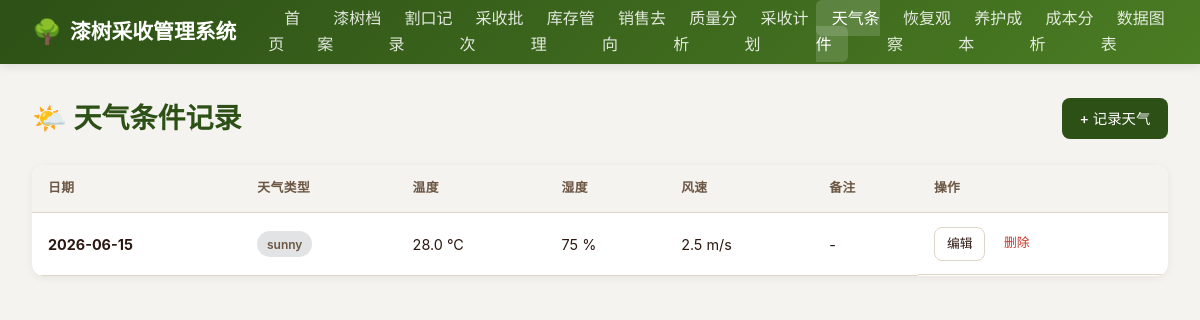
/weather, run on the app's committed database.
### models.py (models this page shows)
class WeatherCondition(Base):
    __tablename__ = "weather_conditions"
    id = Column(Integer, primary_key=True, index=True)
    record_date = Column(Date, nullable=False)
    temperature = Column(Float)
    humidity = Column(Float)
    weather_type = Column(String(50))
    wind_speed = Column(Float)
    remarks = Column(Text)
    harvests = relationship("HarvestBatch", back_populates="weather")

### main.py (the view)
@app.get("/weather", response_class=HTMLResponse)
async def list_weather(request: Request, db: Session = Depends(get_db)):
    weathers = db.query(models.WeatherCondition).order_by(models.WeatherCondition.record_date.desc()).all()
    return templates.TemplateResponse("weather/list.html", {"request": request, "weathers": weathers})

### templates/weather/list.html (shortened to what this page needs)
{% extends "base.html" %}
{% block content %}
<div class="page-header">
  <h1 class="page-title">🌤️ 天气条件记录</h1>
  <a href="/weather/new" class="btn btn-primary">+ 记录天气</a>
</div>
<div class="card">
  <div class="card-body" style="padding: 0;">
    {% if weathers %}
    <table>
      <thead>
        <tr>
          <th>日期</th>
          <th>天气类型</th>
          <th>温度</th>
          <th>湿度</th>
          <th>风速</th>
          <th>备注</th>
          <th>操作</th>
        </tr>
      </thead>
      <tbody>
        {% for w in weathers %}
        <tr>
          <td><strong>{{ w.record_date.strftime('%Y-%m-%d') }}</strong></td>
          <td>
            {% if w.weather_type %}
              {% if w.weather_type in ['晴'] %}<span class="badge badge-success">{{ w.weather_type }}</span>
              {% elif w.weather_type in ['多云', '阴'] %}<span class="badge badge-info">{{ w.weather_type }}</span>
              {% elif w.weather_type in ['小雨', '中雨', '大雨', '雾'] %}<span class="badge badge-warning">{{ w.weather_type }}</span>
              {% else %}<span class="badge badge-secondary">{{ w.weather_type }}</span>{% endif %}
            {% else %}-{% endif %}
          </td>
          <td>{{ '%.1f'|format(w.temperature) if w.temperature else '-' }} °C</td>
          <td>{{ '%.0f'|format(w.humidity) if w.humidity else '-' }} %</td>
          <td>{{ '%.1f'|format(w.wind_speed) if w.wind_speed else '-' }} m/s</td>
          <td style="max-width: 250px;">{{ w.remarks or '-' }}</td>
          <td class="action-col">
            <a href="/weather/{{ w.id }}/edit" class="btn btn-outline btn-sm">编辑</a>
            <form method="POST" action="/weather/{{ w.id }}/delete" class="inline-form" onsubmit="return confirm('确定要删除该天气记录吗？');">
              <button type="submit" class="delete-btn">删除</button>
            </form>
          </td>
        </tr>
        {% endfor %}
      </tbody>
    </table>
    {% else %}
    <div class="empty-state">
      <div class="icon">🌤️</div>
      <div>暂无天气记录</div>
      <div style="margin-top: 0.5rem; font-size: 0.85rem;">记录天气条件可用于分析与产漆量的关系</div>
    </div>
    {% endif %}
  </div>
</div>
{% endblock %}

### static/css/style.css (style rules this page uses)
:root { --primary: #2d5016; --primary-light: #4a7c23; --secondary: #8b4513; --accent: #d4a574; --bg: #f5f3ef; --card: #ffffff; --text: #2c1810; --text-light: #6b5744; --border: #e0d5c5; --danger: #c0392b; --warning: #e67e22; --success: #27ae60; --info: #2980b9; }
* { margin: 0; padding: 0; box-sizing: border-box; }
body { font-family: -apple-system, BlinkMacSystemFont, "Segoe UI", "PingFang SC", "Microsoft YaHei", sans-serif; background: var(--bg); color: var(--text); line-height: 1.6; }
.page-header { display: flex; justify-content: space-between; align-items: center; margin-bottom: 1.5rem; flex-wrap: wrap; gap: 1rem; }
.page-title { font-size: 1.75rem; font-weight: 700; color: var(--primary); }
.card { background: var(--card); border-radius: 12px; box-shadow: 0 2px 8px rgba(0,0,0,0.06); margin-bottom: 1.5rem; overflow: hidden; }
.card-body { padding: 1.5rem; }
.btn { display: inline-flex; align-items: center; gap: 0.4rem; padding: 0.55rem 1.1rem; border: none; border-radius: 8px; font-size: 0.9rem; font-weight: 500; cursor: pointer; text-decoration: none; transition: all 0.2s; white-space: nowrap; }
.btn-primary { background: var(--primary); color: #fff; }
.btn-outline { background: transparent; border: 1px solid var(--border); color: var(--text); }
.btn-sm { padding: 0.35rem 0.75rem; font-size: 0.8rem; }
table { width: 100%; border-collapse: collapse; font-size: 0.9rem; }
th, td { padding: 0.85rem 1rem; text-align: left; border-bottom: 1px solid var(--border); }
th { background: var(--bg); font-weight: 600; color: var(--text-light); font-size: 0.8rem; text-transform: uppercase; letter-spacing: 0.03em; }
.badge { display: inline-block; padding: 0.2rem 0.6rem; border-radius: 999px; font-size: 0.75rem; font-weight: 600; }
.badge-secondary { background: #e2e3e5; color: var(--text-light); }
.action-col { display: flex; gap: 0.4rem; flex-wrap: wrap; }
.inline-form { display: inline; }
.delete-btn { background: none; border: none; color: var(--danger); cursor: pointer; font: inherit; padding: 0.35rem 0.75rem; border-radius: 8px; font-size: 0.8rem; font-weight: 500; display: inline-flex; align-items: center; gap: 0.4rem; }

### data on the page
WeatherCondition: record_date "2026-06-15", weather_type "sunny", temperature "28.0", humidity "75", wind_speed "2.5", remarks "-"
